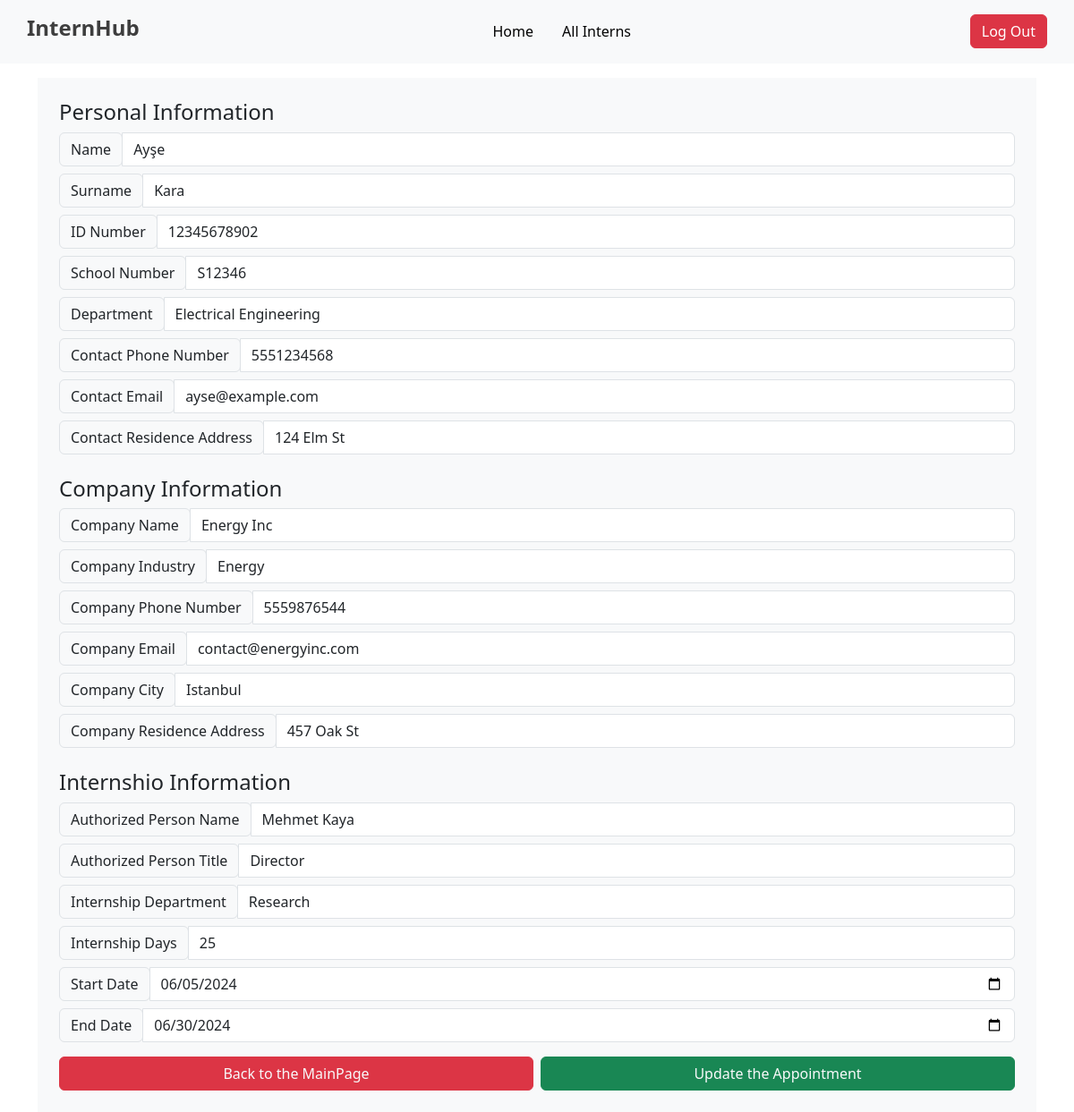
The page /pages/update.php?id=2 on the database its author committed.
### tables this page shows
CREATE TABLE `interns` (
  `id` int(11) NOT NULL,
  `id_number` varchar(255) NOT NULL,
  `name` varchar(50) NOT NULL,
  `surname` varchar(50) NOT NULL,
  `school_number` varchar(20) NOT NULL,
  `department` varchar(100) NOT NULL,
  `contact_phone_number` varchar(15) DEFAULT NULL,
  `contact_email` varchar(100) DEFAULT NULL,
  `contact_residence_address` varchar(255) DEFAULT NULL,
  `company_name` varchar(100) DEFAULT NULL,
  `company_industry` varchar(100) DEFAULT NULL,
  `company_phone_number` varchar(15) DEFAULT NULL,
  `company_email` varchar(100) DEFAULT NULL,
  `company_city` varchar(50) DEFAULT NULL,
  `company_residence_address` varchar(255) DEFAULT NULL,
  `internship_authorized_person_name` varchar(100) DEFAULT NULL,
  `internship_authorized_person_title` varchar(100) DEFAULT NULL,
  `internship_department` varchar(100) DEFAULT NULL,
  `internship_days` int(11) DEFAULT NULL,
  `internship_start_date` date DEFAULT NULL,
  `internship_end_date` date DEFAULT NULL
);

### pages/update.php (the view, shortened to what this page needs)
<?php
include "../php/dbcon.php";
$id = $_GET["id"];
$sql = "SELECT `id`, `id_number`, `name`, `surname`, `school_number`, `department`, `contact_phone_number`, `contact_email`, `contact_residence_address`, `company_name`, `company_industry`, `company_phone_number`, `company_email`, `company_city`, `company_residence_address`, `internship_authorized_person_name`, `internship_authorized_person_title`, `internship_department`, `internship_days`, `internship_start_date`, `internship_end_date` FROM `interns` WHERE id=$id";
$result = mysqli_query($dbcon, $sql);
$row = mysqli_fetch_assoc($result);
$name = $row['name'];
$surname = $row['surname'];
$id_number = $row['id_number'];
$school_number = $row['school_number'];
$department = $row['department'];
$contact_phone_number = $row['contact_phone_number'];
$contact_email = $row['contact_email'];
$contact_residence_address = $row['contact_residence_address'];
$company_name = $row['company_name'];
$company_industry = $row['company_industry'];
$company_phone_number = $row['company_phone_number'];
$company_email = $row['company_email'];
$company_city = $row['company_city'];
$company_residence_address = $row['company_residence_address'];
$internship_authorized_person_name = $row['internship_authorized_person_name'];
$internship_authorized_person_title = $row['internship_authorized_person_title'];
$internship_department = $row['internship_department'];
$internship_days = $row['internship_days'];
$internship_start_date = $row['internship_start_date'];
$internship_end_date = $row['internship_end_date'];
?>
<!DOCTYPE html>
<html lang="en">
<head>
    <link href="https://cdn.jsdelivr.net/npm/bootstrap@5.3.0/dist/css/bootstrap.min.css" rel="stylesheet" />
</head>
<body>
    <?php include '../components/header.php'; ?>
    <form method="post" class="container d-flex flex-column align-items-center justify-content-center gap-3 mt-3">
        <div class="w-100 bg-light rounded-3-4 p-4">
            <h4>Personal Information</h4>
            <div class="input-group mb-2">
                <div class="input-group-prepend">
                    <div class="input-group-text">Name</div>
                </div>
                <input type="text" class="form-control" id="NameInput" name="name" required value="<?php echo $name; ?>" />
            </div>
            <div class="input-group mb-2">
                <div class="input-group-prepend">
                    <div class="input-group-text">Surname</div>
                </div>
                <input type="text" class="form-control" id="SurnameInput" name="surname" required value="<?php echo $surname; ?>" />
            </div>
            <div class="input-group mb-2">
                <div class="input-group-prepend">
                    <div class="input-group-text">ID Number</div>
                </div>
                <input type="text" class="form-control" id="IdInput" name="id_number" required value="<?php echo $id_number; ?>" />
            </div>
            <div class="input-group mb-2">
                <div class="input-group-prepend">
                    <div class="input-group-text">School Number</div>
                </div>
                <input type="text" class="form-control" id="SchoolNumberInput" name="school_number" required value="<?php echo $school_number; ?>" />
            </div>
            <div class="input-group mb-2">
                <div class="input-group-prepend">
                    <div class="input-group-text">Department</div>
                </div>
                <input type="text" class="form-control" id="DepartmentInput" name="department" required value="<?php echo $department; ?>" />
            </div>
            <div class="input-group mb-2">
                <div class="input-group-prepend">
                    <div class="input-group-text">Contact Phone Number</div>
                </div>
                <input type="text" class="form-control" id="ContactPhoneNumberInput" name="contact_phone_number" required value="<?php echo $contact_phone_number; ?>" />
            </div>
            <div class="input-group mb-2">
                <div class="input-group-prepend">
                    <div class="input-group-text">Contact Email</div>
                </div>
                <input type="email" class="form-control" id="ContactEmailInput" name="contact_email" required value="<?php echo $contact_email; ?>" />
            </div>
            <div class="input-group mb-2">
                <div class="input-group-prepend">
                    <div class="input-group-text">Contact Residence Address</div>
                </div>
                <input type="text" class="form-control" id="ContactResidenceAddressInput" name="contact_residence_address" required value="<?php echo $contact_residence_address; ?>" />
            </div>
            <h4 class="mt-4">Company Information</h4>
            <div class="input-group mb-2">
                <div class="input-group-prepend">
                    <div class="input-group-text">Company Name</div>
                </div>
                <input type="text" class="form-control" id="CompanyNameInput" name="company_name" required value="<?php echo $company_name; ?>" />
            </div>
            <div class="input-group mb-2">
                <div class="input-group-prepend">
                    <div class="input-group-text">Company Industry</div>
                </div>
                <input type="text" class="form-control" id="CompanyIndustryInput" name="company_industry" required value="<?php echo $company_industry; ?>" />
            </div>
            <div class="input-group mb-2">
                <div class="input-group-prepend">
                    <div class="input-group-text">Company Phone Number</div>
                </div>
                <input type="text" class="form-control" id="CompanyPhoneNumberInput" name="company_phone_number" required value="<?php echo $company_phone_number; ?>" />
            </div>
            <div class="input-group mb-2">
                <div class="input-group-prepend">
                    <div class="input-group-text">Company Email</div>
                </div>
                <input type="email" class="form-control" id="CompanyEmailInput" name="company_email" required value="<?php echo $company_email; ?>" />
            </div>
            <div class="input-group mb-2">
                <div class="input-group-prepend">
                    <div class="input-group-text">Company City</div>
                </div>
                <input type="text" class="form-control" id="CompanyCityInput" name="company_city" required value="<?php echo $company_city; ?>" />
            </div>
            <div class="input-group mb-2">
                <div class="input-group-prepend">
                    <div class="input-group-text">Company Residence Address</div>
                </div>
                <input type="text" class="form-control" id="CompanyResidenceAddressInput" name="company_residence_address" required value="<?php echo $company_residence_address; ?>" />
            </div>
            <h4 class="mt-4">Internshio Information</h4>
            <div class="input-group mb-2">
                <div class="input-group-prepend">
                    <div class="input-group-text">Authorized Person Name</div>
                </div>
                <input type="text" class="form-control" id="InternshipAuthorizedPersonNameInput" name="internship_authorized_person_name" required value="<?php echo $internship_authorized_person_name; ?>" />
            </div>
            <div class="input-group mb-2">
                <div class="input-group-prepend">
                    <div class="input-group-text">Authorized Person Title</div>
                </div>
                <input type="text" class="form-control" id="InternshipAuthorizedPersonTitleInput" name="internship_authorized_person_title" required value="<?php echo $internship_authorized_person_title; ?>" />
            </div>
            <div class="input-group mb-2">
                <div class="input-group-prepend">
                    <div class="input-group-text">Internship Department</div>
                </div>
                <input type="text" class="form-control" id="InternshipDepartmentInput" name="internship_department" required value="<?php echo $internship_department; ?>" />
            </div>
            <div class="input-group mb-2">
                <div class="input-group-prepend">
                    <div class="input-group-text">Internship Days</div>
                </div>
                <input type="number" class="form-control" id="InternshipDaysInput" name="internship_days" required value="<?php echo $internship_days; ?>" />
            </div>
            <div class="input-group mb-2">
                <div class="input-group-prepend">
                    <div class="input-group-text">Start Date</div>
                </div>
                <input type="date" class="form-control" id="InternshipStartDateInput" name="internship_start_date" required value="<?php echo $internship_start_date; ?>" />
            </div>
            <div class="input-group mb-2">
                <div class="input-group-prepend">
                    <div class="input-group-text">End Date</div>
                </div>
                <input type="date" class="form-control" id="InternshipEndDateInput" name="internship_end_date" required value="<?php echo $internship_end_date; ?>" />
            </div>
            <div class="d-flex gap-2 mt-3">
                <button class="btn btn-danger w-100 rounded-2 text-light" type="button">
                    <a href="./home.php" class="nav-link">Back to the MainPage</a>
                </button>
                <button class="btn btn-success w-100 rounded-2 text-light" id="BtnSubmit" name="submit" type="submit">
                    Update the Appointment
                </button>
            </div>
        </div>
    </form>
</body>
</html>

### rows shown on the page
interns: name "Ayşe", surname "Kara", id_number "12345678902", school_number "S12346", department "Electrical Engineering", contact_phone_number "5551234568", contact_email "ayse@example.com", contact_residence_address "124 Elm St", company_name "Energy Inc", company_industry "Energy", company_phone_number "5559876544", company_email "contact@energyinc.com", company_city "Istanbul", company_residence_address "457 Oak St", internship_authorized_person_name "Mehmet Kaya", internship_authorized_person_title "Director", internship_department "Research", internship_days "25", internship_start_date "06/05/2024", internship_end_date "06/30/2024"
